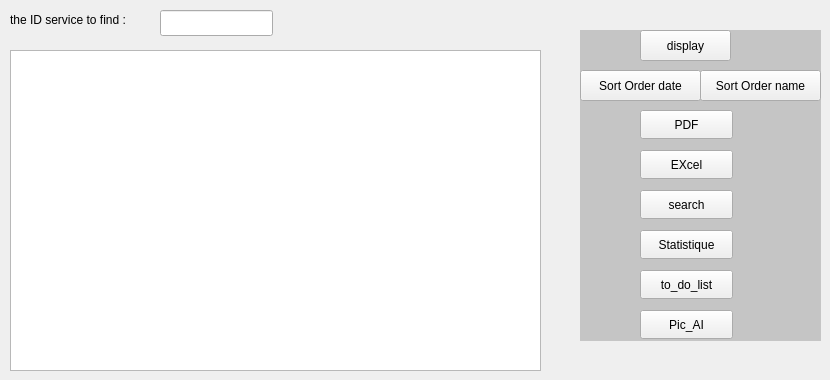
        <widget class="QWidget" name="employe">
         <widget class="QTableView" name="tableView_4">
          <property name="geometry">
           <rect>
            <x>10</x>
            <y>50</y>
            <width>531</width>
            <height>321</height>
           </rect>
          </property>
         </widget>
         <widget class="QLabel" name="label_29">
          <property name="geometry">
           <rect>
            <x>580</x>
            <y>30</y>
            <width>241</width>
            <height>311</height>
           </rect>
          </property>
          <property name="styleSheet">
           <string notr="true">
background-color: rgb(197, 197, 197);</string>
          </property>
          <property name="text">
           <string/>
          </property>
         </widget>
         <widget class="QPushButton" name="sortByDateEntree">
          <property name="geometry">
           <rect>
            <x>580</x>
            <y>70</y>
            <width>121</width>
            <height>31</height>
           </rect>
          </property>
          <property name="text">
           <string>Sort Order date</string>
          </property>
         </widget>
         <widget class="QPushButton" name="pdf">
          <property name="geometry">
           <rect>
            <x>640</x>
            <y>110</y>
            <width>93</width>
            <height>29</height>
           </rect>
          </property>
          <property name="text">
           <string>PDF</string>
          </property>
         </widget>
         <widget class="QPushButton" name="ExportToExcel">
          <property name="geometry">
           <rect>
            <x>640</x>
            <y>150</y>
            <width>93</width>
            <height>29</height>
           </rect>
          </property>
          <property name="text">
           <string>EXcel</string>
          </property>
         </widget>
         <widget class="QPushButton" name="serch">
          <property name="geometry">
           <rect>
            <x>640</x>
            <y>190</y>
            <width>93</width>
            <height>29</height>
           </rect>
          </property>
          <property name="text">
           <string>search</string>
          </property>
         </widget>
         <widget class="QPushButton" name="pushButton_5">
          <property name="geometry">
           <rect>
            <x>640</x>
            <y>270</y>
            <width>93</width>
            <height>29</height>
           </rect>
          </property>
          <property name="text">
           <string>to_do_list</string>
          </property>
         </widget>
         <widget class="QPushButton" name="pic">
          <property name="geometry">
           <rect>
            <x>640</x>
            <y>310</y>
            <width>93</width>
            <height>29</height>
           </rect>
          </property>
          <property name="text">
           <string>Pic_AI</string>
          </property>
         </widget>
         <widget class="QPushButton" name="stat">
          <property name="geometry">
           <rect>
            <x>640</x>
            <y>230</y>
            <width>93</width>
            <height>29</height>
           </rect>
          </property>
          <property name="text">
           <string>Statistique</string>
          </property>
         </widget>
         <widget class="QPushButton" name="display_2">
          <property name="geometry">
           <rect>
            <x>640</x>
            <y>30</y>
            <width>91</width>
            <height>31</height>
           </rect>
          </property>
          <property name="styleSheet">
           <string notr="true"/>
          </property>
          <property name="text">
           <string>display</string>
          </property>
         </widget>
         <widget class="QLabel" name="label">
          <property name="geometry">
           <rect>
            <x>10</x>
            <y>10</y>
            <width>151</width>
            <height>20</height>
           </rect>
          </property>
          <property name="text">
           <string>the ID service to find :</string>
          </property>
         </widget>
         <widget class="QLineEdit" name="srch">
          <property name="geometry">
           <rect>
            <x>160</x>
            <y>10</y>
            <width>113</width>
            <height>26</height>
           </rect>
          </property>
         </widget>
         <widget class="QPushButton" name="sortByDateEntree_2">
          <property name="geometry">
           <rect>
            <x>700</x>
            <y>70</y>
            <width>121</width>
            <height>31</height>
           </rect>
          </property>
          <property name="text">
           <string>Sort Order name</string>
          </property>
         </widget>
        </widget>
